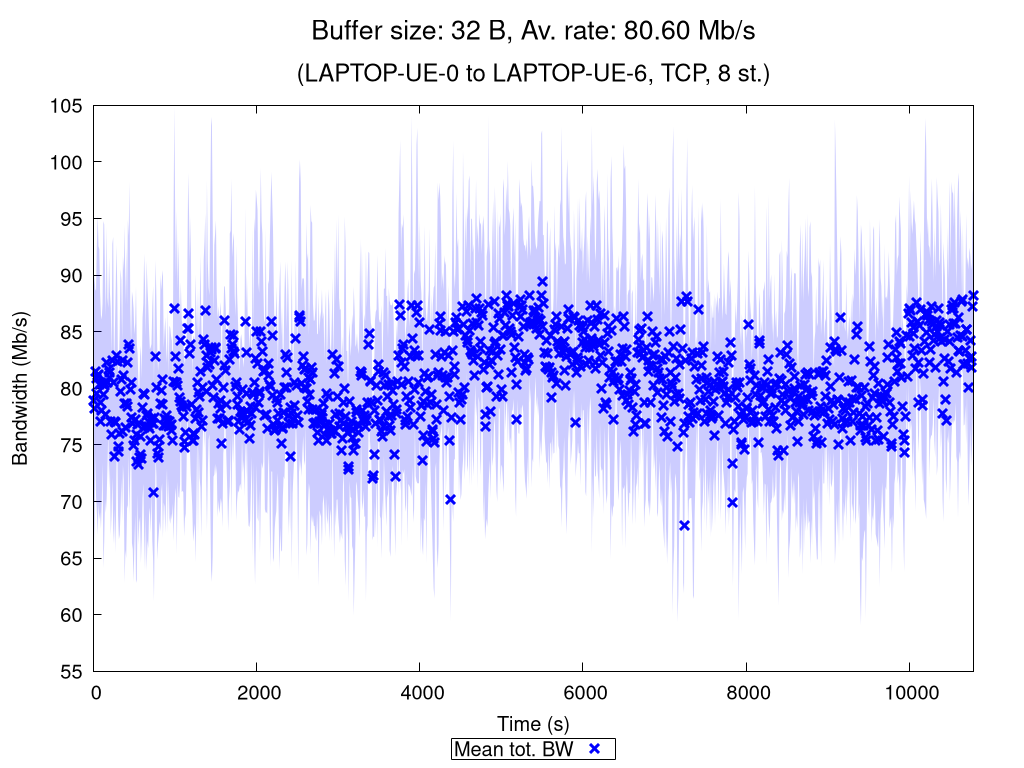

This figure's gnuplot source:
set terminal pngcairo nocrop enhanced size 1024,768 font "Verdana,15"
set output "TCP_8_st_2020_10_27_19-58-36_one2two_00032B.png"

set title "{/=20 Buffer size: 32 B, Av. rate: 80.60 Mb/s}\n\n{/=18 (LAPTOP-UE-0 to LAPTOP-UE-6, TCP, 8 st.)}"

set xlabel "Time (s)"
set ylabel "Bandwidth (Mb/s)"
set ytics nomirror
set key bmargin center horizontal box samplen 1 width -1
set bmargin 4.6
set rmargin 4.5

rf = 1000000.0  # rate factor
set style fill transparent solid 0.2 noborder
set autoscale xfix
plot "TCP_8_st_2020_10_27_19-58-36_one2two_00032B_iperf_processed.dat" using 1:($2/rf-$3/rf):($2/rf+$3/rf) with filledcurves lc rgb "blue" notitle, \
     "" using 1:($2/rf) with points pt 2 ps 1.5 lw 3 lc rgb "blue" title "Mean tot. BW", \
